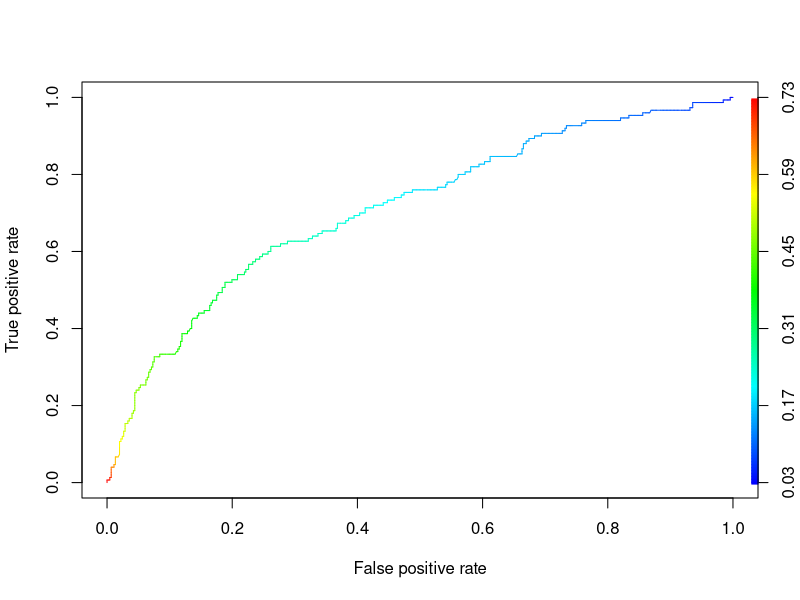

Here is the R script that generated this plot:

install.packages('AER')
data(Affairs,package="AER")
attach(Affairs)

# converting all the values in nffairs column which are 1 or more than 1 into 1
Affairs$newaffairs <- ifelse(affairs==0,0,1)

Affairs = Affairs[ ,2:10]

install.packages("fastDummies")
library(fastDummies)

# creating dummies of categorical inputs
Affairs_new <- dummy_cols(Affairs, select_columns=c("gender","children"))

Affairs_new <- subset(Affairs_new, select = -c(gender,children))

# preparing logistic regression model
model <- glm(newaffairs~.,data=Affairs_new,family = "binomial")
summary(model)

# Confusion matrix table 
prob <- predict(model,Affairs_new,type="response")
prob

# We are going to use NULL and Residual Deviance to compare the between different models

# Confusion matrix and considering the threshold value as 0.5 
confusion<-table(prob>0.5,Affairs_new$newaffairs)
confusion
# Model Accuracy 
Accuracy<-sum(diag(confusion)/sum(confusion))
Accuracy # 76.53%

# Creating empty vectors to store predicted classes based on threshold value
pred_values <- NULL
yes_no <- NULL

pred_values <- ifelse(prob>0.5,1,0)
yes_no <- ifelse(prob>0.5,"yes","no")

# Creating new column to store the above values
Affairs_new[,"prob"] <- prob
Affairs_new[,"pred_values"] <- pred_values
Affairs_new[,"yes_no"] <- yes_no

table(Affairs_new$newaffairs,Affairs_new$pred_values)

# ROC Curve => used to evaluate the betterness of the logistic model
# more area under ROC curve better is the model 
# We will use ROC curve for any classification technique not only for logistic
install.packages("ROCR")
library(ROCR)
rocrpred<-prediction(prob,Affairs_new$newaffairs)
rocrperf<-performance(rocrpred,'tpr','fpr')

str(rocrperf)

plot(rocrperf,colorize=T,text.adj=c(-0.2,1.7))
# More area under the ROC Curve better is the logistic regression model obtained
rocrperf
## Getting cutt off or threshold value along with true positive and false positive rates in a data frame 
str(rocrperf)
rocr_cutoff <- data.frame(cut_off = rocrperf@alpha.values[[1]],fpr=rocrperf@x.values,tpr=rocrperf@y.values)
colnames(rocr_cutoff) <- c("cut_off","FPR","TPR")
View(rocr_cutoff)

install.packages("dplyr")
library(dplyr)
rocr_cutoff$cut_off <- round(rocr_cutoff$cut_off,6)
# Sorting data frame with respect to tpr in decreasing order 
rocr_cutoff <- arrange(rocr_cutoff,desc(TPR))
View(rocr_cutoff)

# after visualizing the ROCR plot it is clear that best cutoff value will be 0.47, so will make model with cutoff 0.8


# Confusion matrix and considering the threshold value as 0.5 
confusion<-table(prob>0.47,Affairs_new$newaffairs)
confusion
# Model Accuracy 
Accuracy<-sum(diag(confusion)/sum(confusion))
Accuracy # 77.53%
